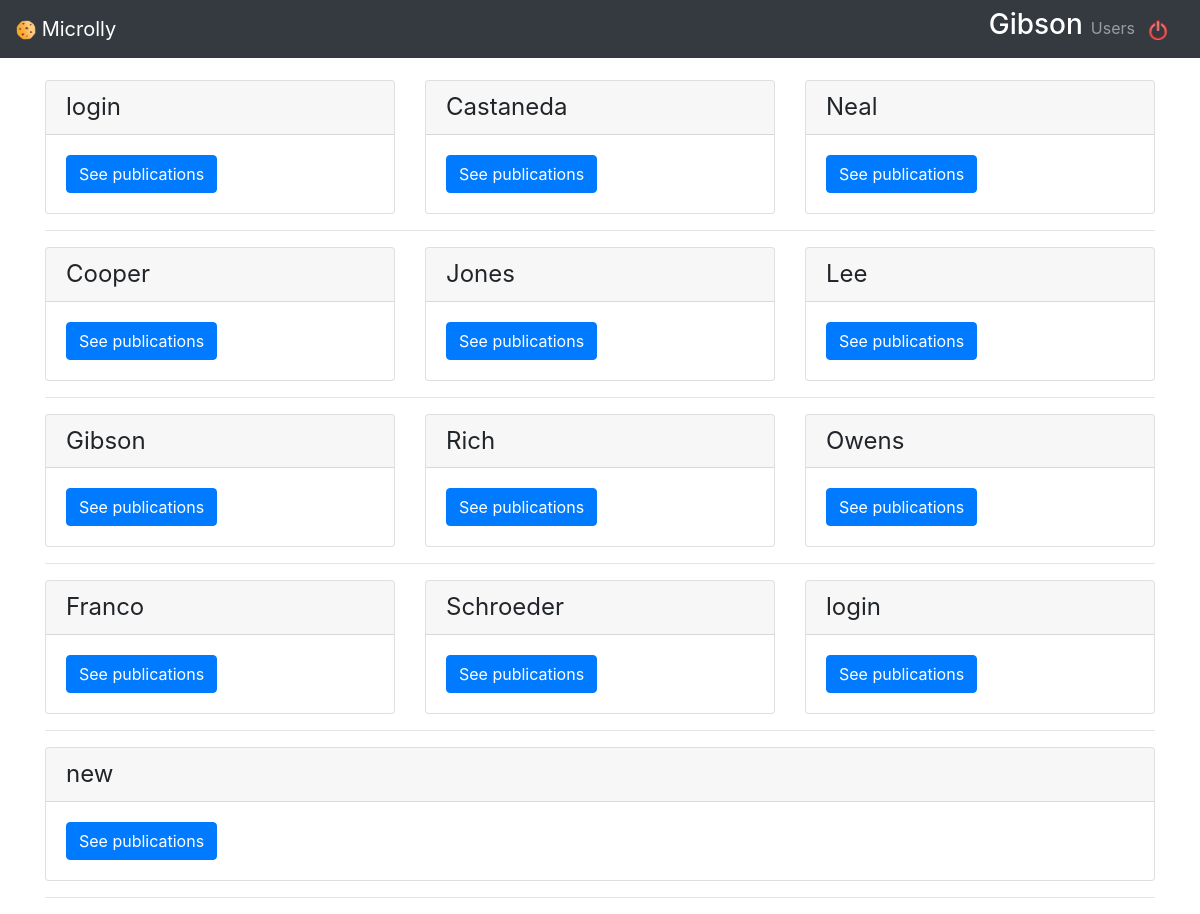
The page /users/list (signed in) on the database as committed earlier.
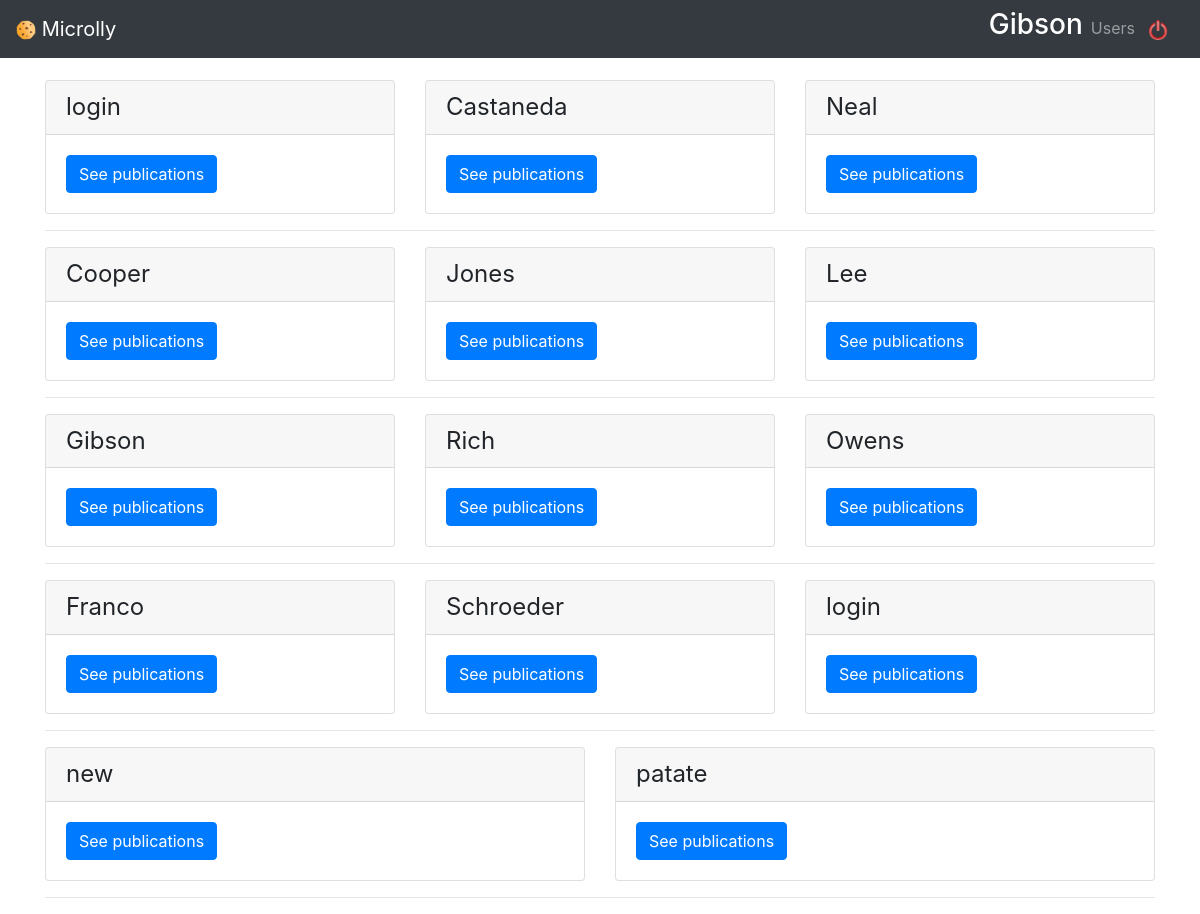
The same page on the database as committed later.
### models.py (models this page shows)
class BaseModel(Model):
    class Meta:
        database = database

class User(BaseModel,UserMixin):
    username = CharField(max_length=20)
    password = CharField()
    first_name = CharField(max_length=20)
    last_name = CharField(max_length=20)
    email = CharField(max_length=20)
    created_at = DateTimeField(default=datetime.datetime.now)

### app.py (the view)
@app.route('/users/list')
def liste_users():
    users=User.select()
    return render_template('users/list.html', users=users)

### templates/users/list.html (shortened to what this page needs)
{% extends 'base.html' %}
{% block body %}
{% for sub_pub in users | batch(3, None) %}
<div class="card-deck">
    {% for user in sub_pub %}
    <div class="card">
        <div class="card-header">
            <h4 class="my-0 font-weight-normal">{{ user.username }}</h4>
        </div>
        <div class="card-body">
            <a href="{{ url_for('publication', username=user.username) }}" class="btn btn-primary"> See publications </a>
        </div>
    </div>
    {% endfor %}
</div>
<hr />
{% endfor %}
{% endblock %}

### templates/base.html (shortened to what this page needs)
<!DOCTYPE html>
<html>
<head>
    <link rel="stylesheet" href="https://stackpath.bootstrapcdn.com/bootstrap/4.3.1/css/bootstrap.min.css"
>
    <link rel="stylesheet" type="text/css" href="{{ url_for('static', filename='css/microlly.css') }}">
</head>
<body>
    <nav class="navbar navbar-expand-md navbar-dark bg-dark fixed-top">
        <a class="navbar-brand" href="{{ url_for('publication') }}">
            <img width="20px" height="20px" src="{{ url_for('static', filename='img/cookie.png') }}" />
            Microlly
        </a>
        <div class="navbar-collapse collapse w-100 order-3 dual-collapse2" id="navbarsExampleDefault">
            <ul class="navbar-nav ml-auto">
                {% if session['id'] %}
                <li>
                    <h3 style="color:white">{{ session['username'] }}</h3>
                </li>
                <li class="nav-item">
                    <a class="nav-link" href="{{ url_for('liste_users') }}">Users</a>
                </li>
                {% endif %}
                {% if session['id'] %}
                    <li>
                        <a class="navbar-brand delete" href="{{ url_for('logout') }}" style="margin-left: 5px"><img width="20px" height="20px" src="{{ url_for('static', filename='img/deconnexion.png') }}"/></a>
                    </li>
                {% endif %}
            </ul>
        </div>
    </nav>
    <main role="main" class="container ">
        {% block body %}{% endblock %}
    </main>
</body>
</html>

Rows that differ between the two databases and show on the page:
added User: username "patate"
